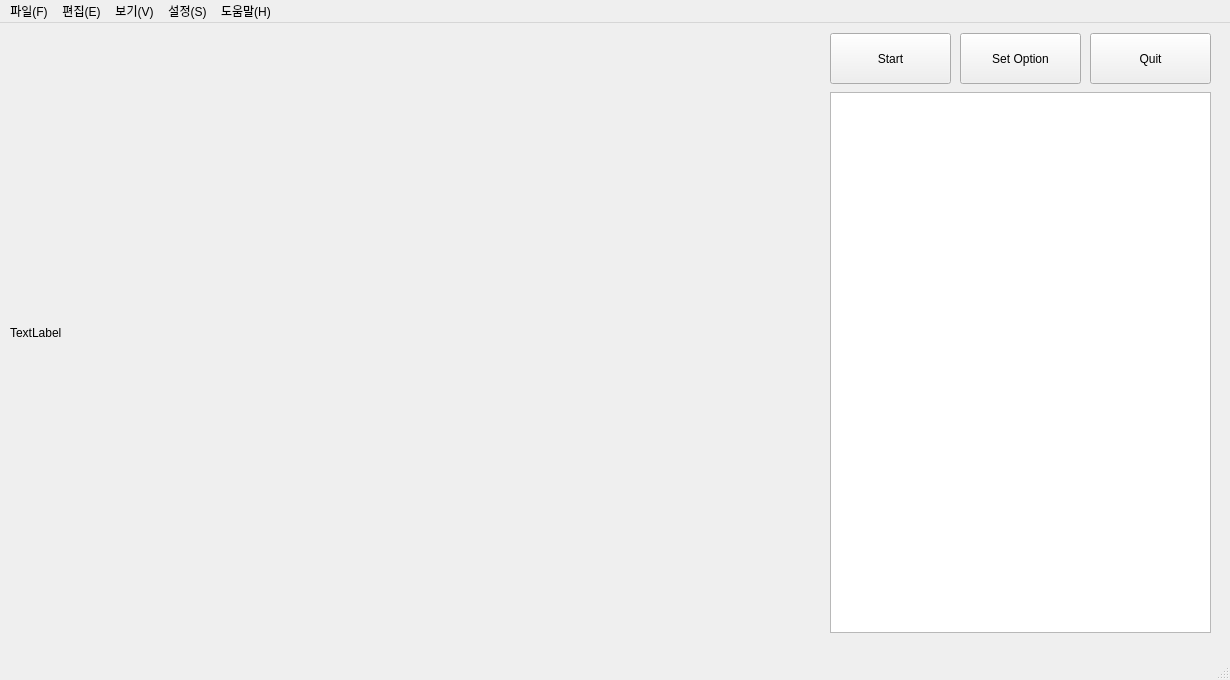
<?xml version="1.0" encoding="UTF-8"?>
<ui version="4.0">
 <class>MainWindow</class>
 <widget class="QMainWindow" name="MainWindow">
  <property name="geometry">
   <rect>
    <x>0</x>
    <y>0</y>
    <width>1230</width>
    <height>680</height>
   </rect>
  </property>
  <property name="minimumSize">
   <size>
    <width>1230</width>
    <height>680</height>
   </size>
  </property>
  <property name="maximumSize">
   <size>
    <width>1230</width>
    <height>680</height>
   </size>
  </property>
  <property name="windowTitle">
   <string>Motion Detector</string>
  </property>
  <property name="windowIcon">
   <iconset>
    <normalon>res/icon.png</normalon>
   </iconset>
  </property>
  <widget class="QWidget" name="centralwidget">
   <widget class="QPushButton" name="startButton">
    <property name="geometry">
     <rect>
      <x>830</x>
      <y>10</y>
      <width>121</width>
      <height>51</height>
     </rect>
    </property>
    <property name="text">
     <string>Start</string>
    </property>
   </widget>
   <widget class="QLabel" name="label">
    <property name="geometry">
     <rect>
      <x>10</x>
      <y>10</y>
      <width>800</width>
      <height>600</height>
     </rect>
    </property>
    <property name="text">
     <string>TextLabel</string>
    </property>
   </widget>
   <widget class="QTextBrowser" name="textBrowser">
    <property name="geometry">
     <rect>
      <x>830</x>
      <y>69</y>
      <width>381</width>
      <height>541</height>
     </rect>
    </property>
   </widget>
   <widget class="QPushButton" name="exitButton">
    <property name="geometry">
     <rect>
      <x>1090</x>
      <y>10</y>
      <width>121</width>
      <height>51</height>
     </rect>
    </property>
    <property name="text">
     <string>Quit</string>
    </property>
   </widget>
   <widget class="QPushButton" name="setOptionButton">
    <property name="geometry">
     <rect>
      <x>960</x>
      <y>10</y>
      <width>121</width>
      <height>51</height>
     </rect>
    </property>
    <property name="text">
     <string>Set Option</string>
    </property>
   </widget>
  </widget>
  <widget class="QMenuBar" name="menubar">
   <property name="geometry">
    <rect>
     <x>0</x>
     <y>0</y>
     <width>1230</width>
     <height>26</height>
    </rect>
   </property>
   <widget class="QMenu" name="menuFile">
    <property name="title">
     <string>파일(F)</string>
    </property>
    <addaction name="actionQuit"/>
   </widget>
   <widget class="QMenu" name="menuEdit">
    <property name="title">
     <string>편집(E)</string>
    </property>
   </widget>
   <widget class="QMenu" name="menuView">
    <property name="title">
     <string>보기(V)</string>
    </property>
   </widget>
   <widget class="QMenu" name="menuSetting">
    <property name="title">
     <string>설정(S)</string>
    </property>
    <addaction name="actionPreferences"/>
   </widget>
   <widget class="QMenu" name="menuHelp">
    <property name="title">
     <string>도움말(H)</string>
    </property>
    <addaction name="actionInformation"/>
   </widget>
   <addaction name="menuFile"/>
   <addaction name="menuEdit"/>
   <addaction name="menuView"/>
   <addaction name="menuSetting"/>
   <addaction name="menuHelp"/>
  </widget>
  <widget class="QStatusBar" name="statusbar"/>
  <action name="actionQuit">
   <property name="icon">
    <iconset>
     <normalon>res/exit.png</normalon>
    </iconset>
   </property>
   <property name="text">
    <string>끝내기(Q)</string>
   </property>
   <property name="shortcut">
    <string>Ctrl+Q</string>
   </property>
  </action>
  <action name="actionInformation">
   <property name="text">
    <string>정보</string>
   </property>
  </action>
  <action name="actionPreferences">
   <property name="text">
    <string>환경 설정</string>
   </property>
  </action>
 </widget>
 <resources/>
 <connections/>
</ui>
